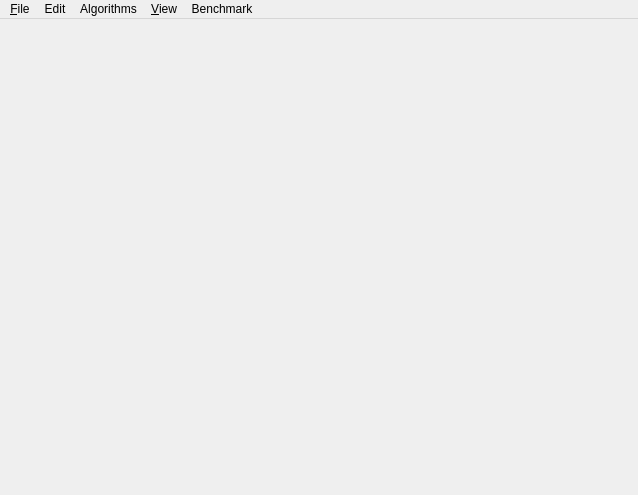
<ui version="4.0">
 <class>MainWindow</class>
 <widget class="QMainWindow" name="MainWindow">
  <property name="geometry">
   <rect>
    <x>0</x>
    <y>0</y>
    <width>638</width>
    <height>495</height>
   </rect>
  </property>
  <property name="windowTitle">
   <string>CGAL AABB tree demo</string>
  </property>
  <property name="windowIcon">
   <iconset resource="AABB_demo.qrc">
    <normaloff>:/cgal/icons/resources/cgal_logo.xpm</normaloff>:/cgal/icons/resources/cgal_logo.xpm</iconset>
  </property>
  <property name="locale">
   <locale language="English" country="UnitedStates"/>
  </property>
  <widget class="QWidget" name="centralwidget">
   <layout class="QGridLayout" name="gridLayout">
    <item row="0" column="1">
     <widget class="Viewer" name="viewer" native="true">
      <property name="locale">
       <locale language="English" country="UnitedStates"/>
      </property>
     </widget>
    </item>
   </layout>
  </widget>
  <widget class="QMenuBar" name="menubar">
   <property name="geometry">
    <rect>
     <x>0</x>
     <y>0</y>
     <width>638</width>
     <height>22</height>
    </rect>
   </property>
   <widget class="QMenu" name="menuFile">
    <property name="title">
     <string>&amp;File</string>
    </property>
    <addaction name="actionLoadPolyhedron"/>
    <addaction name="separator"/>
    <addaction name="actionQuit"/>
   </widget>
   <widget class="QMenu" name="menuView">
    <property name="title">
     <string>&amp;View</string>
    </property>
    <addaction name="actionView_points"/>
    <addaction name="actionView_cutting_plane"/>
    <addaction name="actionView_segments"/>
    <addaction name="actionView_polyhedron"/>
   </widget>
   <widget class="QMenu" name="menuAlgorithms">
    <property name="title">
     <string>Algorithms</string>
    </property>
    <widget class="QMenu" name="menuRefine">
     <property name="title">
      <string>Refine</string>
     </property>
     <addaction name="actionRefine_bisection"/>
     <addaction name="actionRefine_loop"/>
    </widget>
    <widget class="QMenu" name="menuCut_plane">
     <property name="title">
      <string>Cut plane</string>
     </property>
     <addaction name="actionCutting_plane_none"/>
     <addaction name="actionIntersection_cutting_plane"/>
     <addaction name="actionSigned_distance_function_to_facets"/>
     <addaction name="actionUnsigned_distance_function_to_facets"/>
     <addaction name="actionUnsigned_distance_function_to_edges"/>
    </widget>
    <addaction name="actionEdge_points"/>
    <addaction name="actionInside_points"/>
    <addaction name="actionPoints_in_interval"/>
    <addaction name="actionBoundary_points"/>
    <addaction name="actionBoundary_segments"/>
    <addaction name="separator"/>
    <addaction name="menuCut_plane"/>
    <addaction name="menuRefine"/>
   </widget>
   <widget class="QMenu" name="menuBenchmarks">
    <property name="title">
     <string>Benchmark</string>
    </property>
    <widget class="QMenu" name="menuAgainst_triangles">
     <property name="title">
      <string>Against #triangles</string>
     </property>
     <addaction name="actionBench_memory"/>
     <addaction name="actionBench_construction"/>
     <addaction name="actionBench_intersections_vs_nbt"/>
     <addaction name="actionBench_distances_vs_nbt"/>
    </widget>
    <addaction name="actionBench_distances"/>
    <addaction name="actionBench_intersections"/>
    <addaction name="menuAgainst_triangles"/>
   </widget>
   <widget class="QMenu" name="menuEdit">
    <property name="title">
     <string>Edit</string>
    </property>
    <addaction name="actionClear_points"/>
    <addaction name="actionClear_segments"/>
    <addaction name="actionClear_cutting_plane"/>
    <addaction name="separator"/>
    <addaction name="actionCopy_snapshot"/>
    <addaction name="actionSave_snapshot"/>
   </widget>
   <addaction name="menuFile"/>
   <addaction name="menuEdit"/>
   <addaction name="menuAlgorithms"/>
   <addaction name="menuView"/>
   <addaction name="menuBenchmarks"/>
  </widget>
  <action name="actionQuit">
   <property name="text">
    <string>&amp;Quit</string>
   </property>
   <property name="shortcut">
    <string>Ctrl+Q</string>
   </property>
  </action>
  <action name="actionLoadPolyhedron">
   <property name="text">
    <string>Load polyhedron...</string>
   </property>
  </action>
  <action name="actionInside_points">
   <property name="text">
    <string>Inside points...</string>
   </property>
  </action>
  <action name="actionBench_distances">
   <property name="text">
    <string>Distances</string>
   </property>
  </action>
  <action name="actionUnsigned_distance_function_to_facets">
   <property name="text">
    <string>Unsigned distance function to facets</string>
   </property>
  </action>
  <action name="actionUnsigned_distance_function_to_edges">
   <property name="text">
    <string>Unsigned distance function to edges</string>
   </property>
  </action>
  <action name="actionSigned_distance_function_to_facets">
   <property name="text">
    <string>Signed distance function to facets</string>
   </property>
  </action>
  <action name="actionView_polyhedron">
   <property name="text">
    <string>Polyhedron</string>
   </property>
   <property name="shortcut">
    <string>P</string>
   </property>
  </action>
  <action name="actionView_points">
   <property name="text">
    <string>Points</string>
   </property>
  </action>
  <action name="actionClear_points">
   <property name="text">
    <string>Clear points</string>
   </property>
  </action>
  <action name="actionBoundary_segments">
   <property name="text">
    <string>Boundary segments...</string>
   </property>
  </action>
  <action name="actionBoundary_points">
   <property name="text">
    <string>Boundary points...</string>
   </property>
  </action>
  <action name="actionClear_segments">
   <property name="text">
    <string>Clear segments</string>
   </property>
  </action>
  <action name="actionView_segments">
   <property name="text">
    <string>Segments</string>
   </property>
  </action>
  <action name="actionEdge_points">
   <property name="text">
    <string>Edge points...</string>
   </property>
  </action>
  <action name="actionBench_intersections">
   <property name="text">
    <string>Intersections</string>
   </property>
  </action>
  <action name="actionView_distance_function">
   <property name="text">
    <string>Distance function</string>
   </property>
  </action>
  <action name="actionClear_distance_function">
   <property name="text">
    <string>Clear distance function</string>
   </property>
  </action>
  <action name="actionRefine_bisection">
   <property name="text">
    <string>Longest edge bisection</string>
   </property>
  </action>
  <action name="actionLoop_subdivision">
   <property name="text">
    <string>Loop subdivision</string>
   </property>
  </action>
  <action name="actionBench_memory">
   <property name="text">
    <string>Memory</string>
   </property>
  </action>
  <action name="actionBench_construction">
   <property name="text">
    <string>Construction</string>
   </property>
  </action>
  <action name="actionBench_intersections_vs_nbt">
   <property name="text">
    <string>Intersections</string>
   </property>
  </action>
  <action name="actionBench_distances_vs_nbt">
   <property name="text">
    <string>Distances</string>
   </property>
  </action>
  <action name="actionPoints_in_interval">
   <property name="text">
    <string>Points in interval...</string>
   </property>
  </action>
  <action name="actionSave_snapshot">
   <property name="text">
    <string>Save snapshot</string>
   </property>
  </action>
  <action name="actionCopy_snapshot">
   <property name="text">
    <string>Copy snapshot</string>
   </property>
  </action>
  <action name="actionRefine_loop">
   <property name="text">
    <string>Loop subdivision</string>
   </property>
  </action>
  <action name="actionIntersection_cutting_plane">
   <property name="text">
    <string>Intersection</string>
   </property>
  </action>
  <action name="actionView_cutting_plane">
   <property name="text">
    <string>Cut plane</string>
   </property>
  </action>
  <action name="actionClear_cutting_plane">
   <property name="text">
    <string>Clear cutting plane</string>
   </property>
  </action>
  <action name="actionCutting_plane_none">
   <property name="text">
    <string>None</string>
   </property>
  </action>
 </widget>
 <customwidgets>
  <customwidget>
   <class>Viewer</class>
   <extends>QWidget</extends>
   <header>Viewer.h</header>
  </customwidget>
 </customwidgets>
 <resources>
  <include location="AABB_demo.qrc"/>
 </resources>
 <connections/>
</ui>
